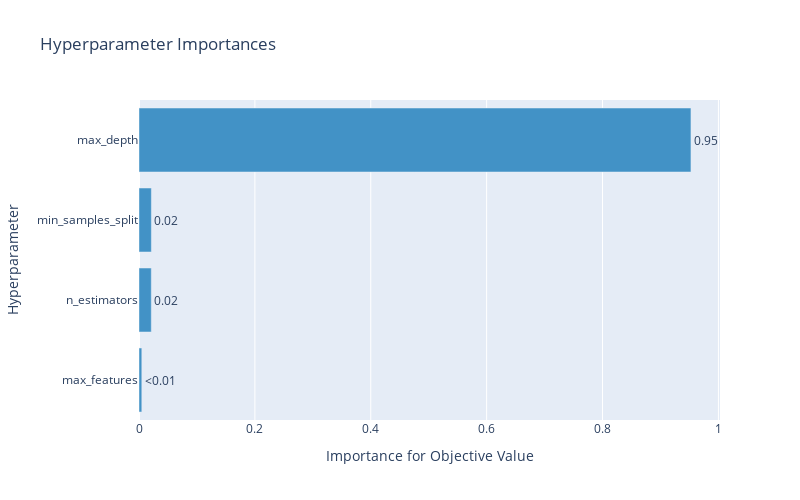

This figure's notebook cell:
### Code cell
fig = optuna.visualization.plot_param_importances(study_rf)
fig.update_layout(width=800, height=500)
plt.tight_layout()
fig.show()

### Figure 1 — Plotly figure (JSON) as saved in the notebook; plotly's stock layout.template omitted (floating-point values rounded to 4 significant figures)
{"data": [{"cliponaxis": false, "hovertemplate": ["max_features (CategoricalDistribution): 0.004849806609274928<extra></extra>", "n_estimators (IntDistribution): 0.021203010626286222<extra></extra>", "min_samples_split (IntDistribution): 0.02133935305395014<extra></extra>", "max_depth (IntDistribution): 0.9526078297104885<extra></extra>"], "marker": {"color": "rgb(66,146,198)"}, "orientation": "h", "text": ["<0.01", "0.02", "0.02", "0.95"], "textposition": "outside", "type": "bar", "x": [0.00485, 0.0212, 0.02134, 0.9526], "y": ["max_features", "n_estimators", "min_samples_split", "max_depth"]}], "layout": {"height": 500, "showlegend": false, "title": {"text": "Hyperparameter Importances"}, "width": 800, "xaxis": {"title": {"text": "Importance for Objective Value"}}, "yaxis": {"title": {"text": "Hyperparameter"}}}}
